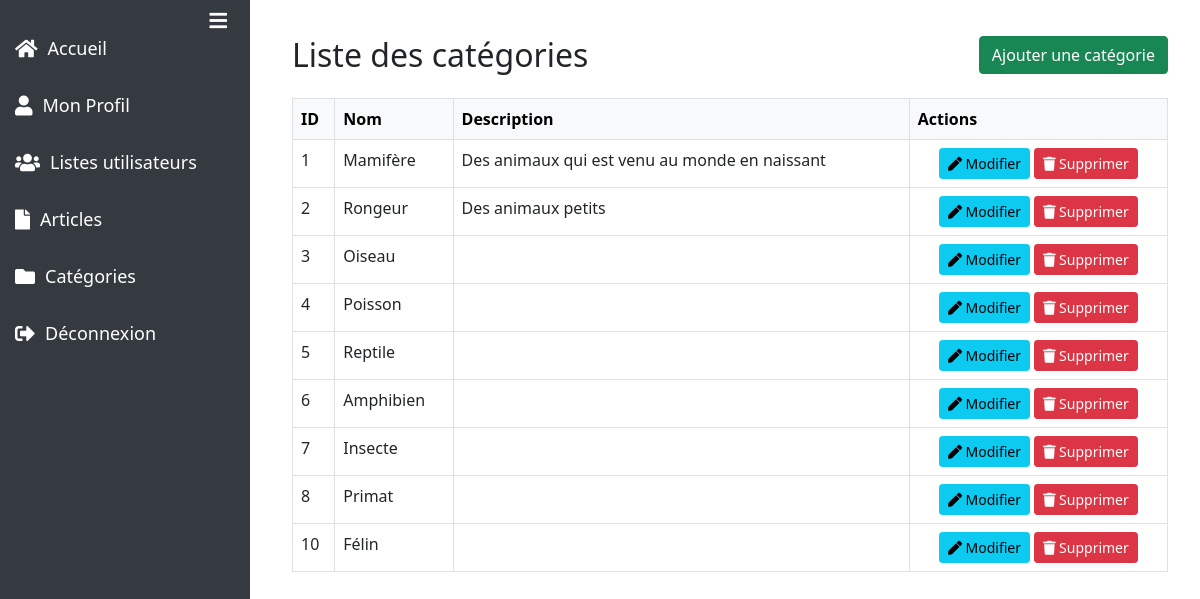
/admin/categorie/categorie.php (signed in), run on the app's committed database.
### tables this page shows
CREATE TABLE `categorie` (
  `id` int(11) NOT NULL,
  `nom` varchar(50) NOT NULL,
  `description` varchar(255) DEFAULT NULL
);

### admin/categorie/controllerCategorie.php (called while the page is built, shortened)
<?php
function getCategories($pdo) {
    $stmt = $pdo->query("SELECT * FROM categorie");
    return $stmt->fetchAll(PDO::FETCH_ASSOC);
}
?>

### admin/categorie/categorie.php (the view, shortened to what this page needs)
<?php
    require('controllerCategorie.php');
    $categories = getCategories($pdo);
?>
<!DOCTYPE html>
<html lang="fr">
<head>
    <link href="/blog/assets/css/bootstrap.min.css" rel="stylesheet">
    <link href="/blog/fontawesome/css/all.min.css" rel="stylesheet">
    <link href="/blog/assets/css/style.css" rel="stylesheet">
</head>
<body>
    <div id="sidebarMenu" class="sidebar d-flex flex-column">
        <button class="toggle-btn" onclick="toggleSidebar()">
            <i class="fas fa-bars"></i>
        </button>
        <a href="../accueil.php"><i class="fas fa-home"></i> <span>Accueil</span></a>
        <a href="/blog/admin/profil.php"><i class="fas fa-user"></i> <span>Mon Profil</span></a>
        <a href="/blog/admin/user/utilisateur.php"><i class="fas fa-users"></i> <span>Listes utilisateurs</span></a>
        <a href="/blog/admin/article/article.php"><i class="fas fa-file"></i> <span>Articles</span></a>
        <a href="categorie.php"><i class="fas fa-folder"></i> <span>Catégories</span></a>
        <a href="/blog/admin/logout.php"><i class="fas fa-sign-out-alt"></i> <span>Déconnexion</span></a>
    </div>
    <div class="content">
    <div class="container mt-3">
    <h2 class="mb-4">Liste des catégories <a href="form-add-categorie.php" class="btn btn-success" style="float:right">Ajouter une catégorie</a></h2>
        <table class="table table-bordered table-hover">
            <thead class="table-light">
                <tr>
                    <th>ID</th>
                    <th>Nom</th>
                    <th>Description</th>
                    <th>Actions</th>
                </tr>
            </thead>
            <tbody>
                <?php foreach ($categories as $categorie) : ?>
                    <tr>
                        <td><?php echo $categorie["id"]; ?></td>
                        <td><?= $categorie["nom"] ?></td>
                        <td><?= $categorie["description"] ?></td>
                        <td align="center">
                            <a href="form-update-categorie.php?id=<?= $categorie['id'] ?>" class="btn btn-info btn-sm"><i class="fas fa-pen"></i> Modifier</a>
                            <button onclick="confirmDelete(<?= $categorie['id'] ?>)" class="btn btn-danger btn-sm"><i class="fas fa-trash"></i> Supprimer</button>
                        </td>
                    </tr>
                <?php endforeach; ?>
            </tbody>
        </table>
    </div>
    </div>
</body>
</html>

### assets/css/style.css (style rules this page uses)
.sidebar { height: 100vh; width: 250px; background-color: #343a40; padding-top: 20px; position: fixed; left: 0; top: 0; transition: width 0.3s ease; }
.sidebar a { padding: 15px; text-decoration: none; font-size: 18px; color: white; display: flex; align-items: center; white-space: nowrap; overflow: hidden; transition: opacity 0.3s ease; }
.sidebar i { margin-right: 10px; font-size: 20px; }
.content { margin-left: 260px; padding: 20px; transition: margin-left 0.3s ease; }
.toggle-btn { position: absolute; top: 0px; right: -7px; background: none; border: none; color: white; font-size: 24px; cursor: pointer; z-index: 1000; }
.sidebar .toggle-btn { width: 100%; text-align: right; padding-right: 20px; }

### data on the page
categorie: id "1", nom "Mamifère", description "Des animaux qui est venu au monde en naissant"
categorie: id "2", nom "Rongeur", description "Des animaux petits"
categorie: id "3", nom "Oiseau"
categorie: id "4", nom "Poisson"
categorie: id "5", nom "Reptile"
categorie: id "6", nom "Amphibien"
categorie: id "7", nom "Insecte"
categorie: id "8", nom "Primat"
categorie: id "10", nom "Félin"
